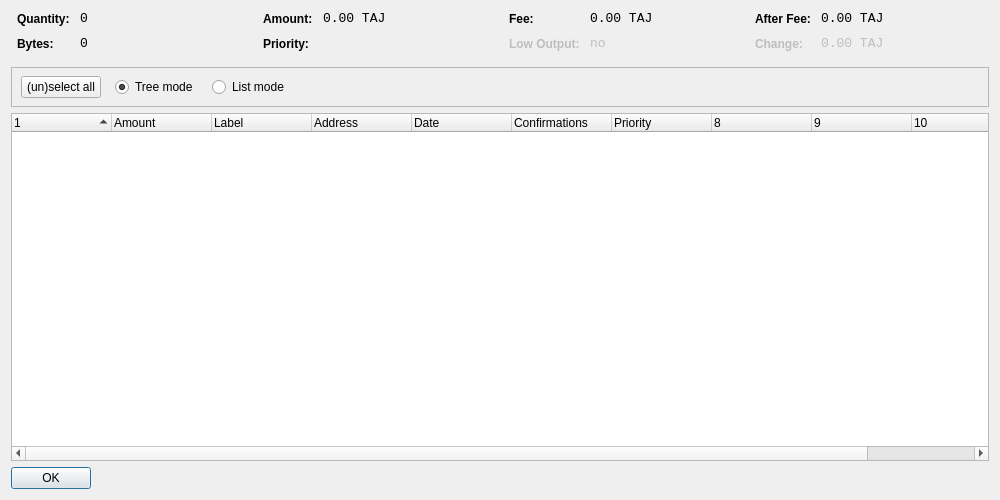
<?xml version="1.0" encoding="UTF-8"?>
<ui version="4.0">
 <class>CoinControlDialog</class>
 <widget class="QDialog" name="CoinControlDialog">
  <property name="geometry">
   <rect>
    <x>0</x>
    <y>0</y>
    <width>1000</width>
    <height>500</height>
   </rect>
  </property>
  <property name="windowTitle">
   <string>Coin Control</string>
  </property>
  <layout class="QVBoxLayout" name="verticalLayout">
   <item>
    <layout class="QHBoxLayout" name="horizontalLayoutTop" stretch="0,0,0,0">
     <property name="topMargin">
      <number>0</number>
     </property>
     <property name="bottomMargin">
      <number>10</number>
     </property>
     <item>
      <layout class="QFormLayout" name="formLayoutCoinControl1">
       <property name="horizontalSpacing">
        <number>10</number>
       </property>
       <property name="verticalSpacing">
        <number>10</number>
       </property>
       <property name="leftMargin">
        <number>6</number>
       </property>
       <property name="rightMargin">
        <number>6</number>
       </property>
       <item row="0" column="0">
        <widget class="QLabel" name="labelCoinControlQuantityText">
         <property name="styleSheet">
          <string notr="true">font-weight:bold;</string>
         </property>
         <property name="text">
          <string>Quantity:</string>
         </property>
        </widget>
       </item>
       <item row="0" column="1">
        <widget class="QLabel" name="labelCoinControlQuantity">
         <property name="font">
          <font>
           <family>Monospace</family>
           <pointsize>10</pointsize>
          </font>
         </property>
         <property name="cursor">
          <cursorShape>IBeamCursor</cursorShape>
         </property>
         <property name="contextMenuPolicy">
          <enum>Qt::ActionsContextMenu</enum>
         </property>
         <property name="text">
          <string notr="true">0</string>
         </property>
         <property name="textInteractionFlags">
          <set>Qt::LinksAccessibleByMouse|Qt::TextSelectableByKeyboard|Qt::TextSelectableByMouse</set>
         </property>
        </widget>
       </item>
       <item row="1" column="0">
        <widget class="QLabel" name="labelCoinControlBytesText">
         <property name="styleSheet">
          <string notr="true">font-weight:bold;</string>
         </property>
         <property name="text">
          <string>Bytes:</string>
         </property>
        </widget>
       </item>
       <item row="1" column="1">
        <widget class="QLabel" name="labelCoinControlBytes">
         <property name="font">
          <font>
           <family>Monospace</family>
           <pointsize>10</pointsize>
          </font>
         </property>
         <property name="cursor">
          <cursorShape>IBeamCursor</cursorShape>
         </property>
         <property name="contextMenuPolicy">
          <enum>Qt::ActionsContextMenu</enum>
         </property>
         <property name="text">
          <string notr="true">0</string>
         </property>
         <property name="textInteractionFlags">
          <set>Qt::LinksAccessibleByMouse|Qt::TextSelectableByKeyboard|Qt::TextSelectableByMouse</set>
         </property>
        </widget>
       </item>
      </layout>
     </item>
     <item>
      <layout class="QFormLayout" name="formLayoutCoinControl2">
       <property name="horizontalSpacing">
        <number>10</number>
       </property>
       <property name="verticalSpacing">
        <number>10</number>
       </property>
       <property name="leftMargin">
        <number>6</number>
       </property>
       <property name="rightMargin">
        <number>6</number>
       </property>
       <item row="0" column="0">
        <widget class="QLabel" name="labelCoinControlAmountText">
         <property name="styleSheet">
          <string notr="true">font-weight:bold;</string>
         </property>
         <property name="text">
          <string>Amount:</string>
         </property>
        </widget>
       </item>
       <item row="0" column="1">
        <widget class="QLabel" name="labelCoinControlAmount">
         <property name="font">
          <font>
           <family>Monospace</family>
           <pointsize>10</pointsize>
          </font>
         </property>
         <property name="cursor">
          <cursorShape>IBeamCursor</cursorShape>
         </property>
         <property name="contextMenuPolicy">
          <enum>Qt::ActionsContextMenu</enum>
         </property>
         <property name="text">
          <string notr="true">0.00 TAJ</string>
         </property>
         <property name="textInteractionFlags">
          <set>Qt::LinksAccessibleByMouse|Qt::TextSelectableByKeyboard|Qt::TextSelectableByMouse</set>
         </property>
        </widget>
       </item>
       <item row="1" column="0">
        <widget class="QLabel" name="labelCoinControlPriorityText">
         <property name="styleSheet">
          <string notr="true">font-weight:bold;</string>
         </property>
         <property name="text">
          <string>Priority:</string>
         </property>
        </widget>
       </item>
       <item row="1" column="1">
        <widget class="QLabel" name="labelCoinControlPriority">
         <property name="font">
          <font>
           <family>Monospace</family>
           <pointsize>10</pointsize>
          </font>
         </property>
         <property name="cursor">
          <cursorShape>IBeamCursor</cursorShape>
         </property>
         <property name="contextMenuPolicy">
          <enum>Qt::ActionsContextMenu</enum>
         </property>
         <property name="text">
          <string/>
         </property>
         <property name="textInteractionFlags">
          <set>Qt::LinksAccessibleByMouse|Qt::TextSelectableByKeyboard|Qt::TextSelectableByMouse</set>
         </property>
        </widget>
       </item>
      </layout>
     </item>
     <item>
      <layout class="QFormLayout" name="formLayoutCoinControl3">
       <property name="horizontalSpacing">
        <number>10</number>
       </property>
       <property name="verticalSpacing">
        <number>10</number>
       </property>
       <property name="leftMargin">
        <number>6</number>
       </property>
       <property name="rightMargin">
        <number>6</number>
       </property>
       <item row="0" column="0">
        <widget class="QLabel" name="labelCoinControlFeeText">
         <property name="styleSheet">
          <string notr="true">font-weight:bold;</string>
         </property>
         <property name="text">
          <string>Fee:</string>
         </property>
        </widget>
       </item>
       <item row="0" column="1">
        <widget class="QLabel" name="labelCoinControlFee">
         <property name="font">
          <font>
           <family>Monospace</family>
           <pointsize>10</pointsize>
          </font>
         </property>
         <property name="cursor">
          <cursorShape>IBeamCursor</cursorShape>
         </property>
         <property name="contextMenuPolicy">
          <enum>Qt::ActionsContextMenu</enum>
         </property>
         <property name="text">
          <string notr="true">0.00 TAJ</string>
         </property>
         <property name="textInteractionFlags">
          <set>Qt::LinksAccessibleByMouse|Qt::TextSelectableByKeyboard|Qt::TextSelectableByMouse</set>
         </property>
        </widget>
       </item>
       <item row="1" column="0">
        <widget class="QLabel" name="labelCoinControlLowOutputText">
         <property name="enabled">
          <bool>false</bool>
         </property>
         <property name="styleSheet">
          <string notr="true">font-weight:bold;</string>
         </property>
         <property name="text">
          <string>Low Output:</string>
         </property>
        </widget>
       </item>
       <item row="1" column="1">
        <widget class="QLabel" name="labelCoinControlLowOutput">
         <property name="enabled">
          <bool>false</bool>
         </property>
         <property name="font">
          <font>
           <family>Monospace</family>
           <pointsize>10</pointsize>
          </font>
         </property>
         <property name="cursor">
          <cursorShape>IBeamCursor</cursorShape>
         </property>
         <property name="contextMenuPolicy">
          <enum>Qt::ActionsContextMenu</enum>
         </property>
         <property name="text">
          <string notr="true">no</string>
         </property>
         <property name="textInteractionFlags">
          <set>Qt::LinksAccessibleByMouse|Qt::TextSelectableByKeyboard|Qt::TextSelectableByMouse</set>
         </property>
        </widget>
       </item>
      </layout>
     </item>
     <item>
      <layout class="QFormLayout" name="formLayoutCoinControl4">
       <property name="horizontalSpacing">
        <number>10</number>
       </property>
       <property name="verticalSpacing">
        <number>10</number>
       </property>
       <property name="leftMargin">
        <number>6</number>
       </property>
       <property name="rightMargin">
        <number>6</number>
       </property>
       <item row="0" column="0">
        <widget class="QLabel" name="labelCoinControlAfterFeeText">
         <property name="styleSheet">
          <string notr="true">font-weight:bold;</string>
         </property>
         <property name="text">
          <string>After Fee:</string>
         </property>
        </widget>
       </item>
       <item row="0" column="1">
        <widget class="QLabel" name="labelCoinControlAfterFee">
         <property name="font">
          <font>
           <family>Monospace</family>
           <pointsize>10</pointsize>
          </font>
         </property>
         <property name="cursor">
          <cursorShape>IBeamCursor</cursorShape>
         </property>
         <property name="contextMenuPolicy">
          <enum>Qt::ActionsContextMenu</enum>
         </property>
         <property name="text">
          <string notr="true">0.00 TAJ</string>
         </property>
         <property name="textInteractionFlags">
          <set>Qt::LinksAccessibleByMouse|Qt::TextSelectableByKeyboard|Qt::TextSelectableByMouse</set>
         </property>
        </widget>
       </item>
       <item row="1" column="0">
        <widget class="QLabel" name="labelCoinControlChangeText">
         <property name="enabled">
          <bool>false</bool>
         </property>
         <property name="styleSheet">
          <string notr="true">font-weight:bold;</string>
         </property>
         <property name="text">
          <string>Change:</string>
         </property>
        </widget>
       </item>
       <item row="1" column="1">
        <widget class="QLabel" name="labelCoinControlChange">
         <property name="enabled">
          <bool>false</bool>
         </property>
         <property name="font">
          <font>
           <family>Monospace</family>
           <pointsize>10</pointsize>
          </font>
         </property>
         <property name="cursor">
          <cursorShape>IBeamCursor</cursorShape>
         </property>
         <property name="contextMenuPolicy">
          <enum>Qt::ActionsContextMenu</enum>
         </property>
         <property name="text">
          <string notr="true">0.00 TAJ</string>
         </property>
         <property name="textInteractionFlags">
          <set>Qt::LinksAccessibleByMouse|Qt::TextSelectableByKeyboard|Qt::TextSelectableByMouse</set>
         </property>
        </widget>
       </item>
      </layout>
     </item>
    </layout>
   </item>
   <item>
    <widget class="QFrame" name="frame">
     <property name="minimumSize">
      <size>
       <width>0</width>
       <height>40</height>
      </size>
     </property>
     <property name="frameShape">
      <enum>QFrame::StyledPanel</enum>
     </property>
     <property name="frameShadow">
      <enum>QFrame::Sunken</enum>
     </property>
     <widget class="QWidget" name="horizontalLayoutWidget">
      <property name="geometry">
       <rect>
        <x>10</x>
        <y>0</y>
        <width>781</width>
        <height>41</height>
       </rect>
      </property>
      <layout class="QHBoxLayout" name="horizontalLayoutPanel" stretch="0,0,0,0,0">
       <property name="spacing">
        <number>14</number>
       </property>
       <item>
        <widget class="QPushButton" name="pushButtonSelectAll">
         <property name="sizePolicy">
          <sizepolicy hsizetype="Maximum" vsizetype="Fixed">
           <horstretch>0</horstretch>
           <verstretch>0</verstretch>
          </sizepolicy>
         </property>
         <property name="text">
          <string>(un)select all</string>
         </property>
        </widget>
       </item>
       <item>
        <widget class="QRadioButton" name="radioTreeMode">
         <property name="sizePolicy">
          <sizepolicy hsizetype="Maximum" vsizetype="Fixed">
           <horstretch>0</horstretch>
           <verstretch>0</verstretch>
          </sizepolicy>
         </property>
         <property name="text">
          <string>Tree mode</string>
         </property>
         <property name="checked">
          <bool>true</bool>
         </property>
        </widget>
       </item>
       <item>
        <widget class="QRadioButton" name="radioListMode">
         <property name="sizePolicy">
          <sizepolicy hsizetype="Maximum" vsizetype="Fixed">
           <horstretch>0</horstretch>
           <verstretch>0</verstretch>
          </sizepolicy>
         </property>
         <property name="text">
          <string>List mode</string>
         </property>
        </widget>
       </item>
       <item>
        <spacer name="horizontalSpacer">
         <property name="orientation">
          <enum>Qt::Horizontal</enum>
         </property>
         <property name="sizeHint" stdset="0">
          <size>
           <width>40</width>
           <height>20</height>
          </size>
         </property>
        </spacer>
       </item>
      </layout>
     </widget>
    </widget>
   </item>
   <item>
    <widget class="CoinControlTreeWidget" name="treeWidget">
     <property name="contextMenuPolicy">
      <enum>Qt::CustomContextMenu</enum>
     </property>
     <property name="sortingEnabled">
      <bool>false</bool>
     </property>
     <property name="columnCount">
      <number>11</number>
     </property>
     <attribute name="headerShowSortIndicator" stdset="0">
      <bool>true</bool>
     </attribute>
     <attribute name="headerStretchLastSection">
      <bool>false</bool>
     </attribute>
     <column>
      <property name="text">
       <string/>
      </property>
     </column>
     <column>
      <property name="text">
       <string>Amount</string>
      </property>
     </column>
     <column>
      <property name="text">
       <string>Label</string>
      </property>
     </column>
     <column>
      <property name="text">
       <string>Address</string>
      </property>
     </column>
     <column>
      <property name="text">
       <string>Date</string>
      </property>
     </column>
     <column>
      <property name="text">
       <string>Confirmations</string>
      </property>
      <property name="toolTip">
       <string>Confirmed</string>
      </property>
     </column>
     <column>
      <property name="text">
       <string>Priority</string>
      </property>
     </column>
     <column>
      <property name="text">
       <string/>
      </property>
     </column>
     <column>
      <property name="text">
       <string/>
      </property>
     </column>
     <column>
      <property name="text">
       <string/>
      </property>
     </column>
     <column>
      <property name="text">
       <string/>
      </property>
     </column>
    </widget>
   </item>
   <item>
    <widget class="QDialogButtonBox" name="buttonBox">
     <property name="sizePolicy">
      <sizepolicy hsizetype="Maximum" vsizetype="Fixed">
       <horstretch>0</horstretch>
       <verstretch>0</verstretch>
      </sizepolicy>
     </property>
     <property name="orientation">
      <enum>Qt::Horizontal</enum>
     </property>
     <property name="standardButtons">
      <set>QDialogButtonBox::Ok</set>
     </property>
    </widget>
   </item>
  </layout>
 </widget>
 <customwidgets>
  <customwidget>
   <class>CoinControlTreeWidget</class>
   <extends>QTreeWidget</extends>
   <header>coincontroltreewidget.h</header>
  </customwidget>
 </customwidgets>
 <resources/>
 <connections/>
</ui>
